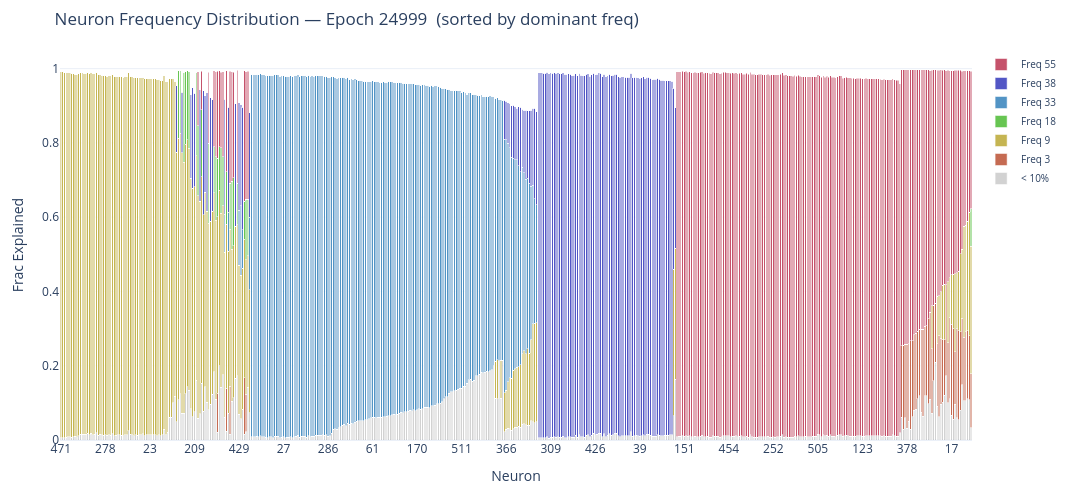

Notebook cell for this chart:
### Markdown cell above
## Single Variant / Single Epoch

Quick one-off cell for inspecting a specific moment.

### Code cell
PRIME, SEED, DATA_SEED = 113, 999, 598
EPOCH = None   # None → final available epoch

v = family.get_variant(prime=PRIME, seed=SEED, data_seed=DATA_SEED)
if EPOCH is None:
    EPOCH = v.get_artifact_loader().get_epochs("neuron_freq_norm")[-1]

v.at(EPOCH).view(VIEW).show(threshold=THRESHOLD, height=HEIGHT, width=WIDTH)

### Figure 1 — Plotly figure (JSON) as saved in the notebook; plotly's stock layout.template omitted (floating-point values rounded to 4 significant figures; data arrays with more than 128 entries replaced by an {"elided": "..."} marker saying what was removed)
{"data": [{"hovertemplate": "Neuron %{x}<br>Below threshold: %{y:.3f}<extra></extra>", "marker": {"color": "rgba(180,180,180,0.6)"}, "name": "< 10%", "type": "bar", "x": {"elided": "512 str values"}, "y": {"elided": "512 float values"}}, {"hovertemplate": "Neuron %{x}<br>Freq 3: %{y:.3f}<extra></extra>", "marker": {"color": "rgba(197,107,82,1.0)"}, "name": "Freq 3", "type": "bar", "x": {"elided": "512 str values"}, "y": {"elided": "512 float values"}}, {"hovertemplate": "Neuron %{x}<br>Freq 9: %{y:.3f}<extra></extra>", "marker": {"color": "rgba(197,181,82,1.0)"}, "name": "Freq 9", "type": "bar", "x": {"elided": "512 str values"}, "y": {"elided": "512 float values"}}, {"hovertemplate": "Neuron %{x}<br>Freq 18: %{y:.3f}<extra></extra>", "marker": {"color": "rgba(103,197,82,1.0)"}, "name": "Freq 18", "type": "bar", "x": {"elided": "512 str values"}, "y": {"elided": "512 float values"}}, {"hovertemplate": "Neuron %{x}<br>Freq 33: %{y:.3f}<extra></extra>", "marker": {"color": "rgba(82,148,197,1.0)"}, "name": "Freq 33", "type": "bar", "x": {"elided": "512 str values"}, "y": {"elided": "512 float values"}}, {"hovertemplate": "Neuron %{x}<br>Freq 38: %{y:.3f}<extra></extra>", "marker": {"color": "rgba(82,86,197,1.0)"}, "name": "Freq 38", "type": "bar", "x": {"elided": "512 str values"}, "y": {"elided": "512 float values"}}, {"hovertemplate": "Neuron %{x}<br>Freq 55: %{y:.3f}<extra></extra>", "marker": {"color": "rgba(197,82,107,1.0)"}, "name": "Freq 55", "type": "bar", "x": {"elided": "512 str values"}, "y": {"elided": "512 float values"}}], "layout": {"barmode": "stack", "height": 500, "legend": {"font": {"size": 10}, "orientation": "v", "x": 1.01, "xanchor": "left", "y": 1, "yanchor": "top"}, "margin": {"b": 60, "l": 60, "r": 120, "t": 50}, "title": {"text": "Neuron Frequency Distribution — Epoch 24999  (sorted by dominant freq)"}, "width": 1100, "xaxis": {"tickmode": "array", "ticktext": ["471", "278", "23", "209", "429", "27", "286", "61", "170", "511", "366", "309", "426", "39", "151", "454", "252", "505", "123", "378", "17"], "tickvals": ["471", "278", "23", "209", "429", "27", "286", "61", "170", "511", "366", "309", "426", "39", "151", "454", "252", "505", "123", "378", "17"], "title": {"text": "Neuron"}}, "yaxis": {"title": {"text": "Frac Explained"}}}}
